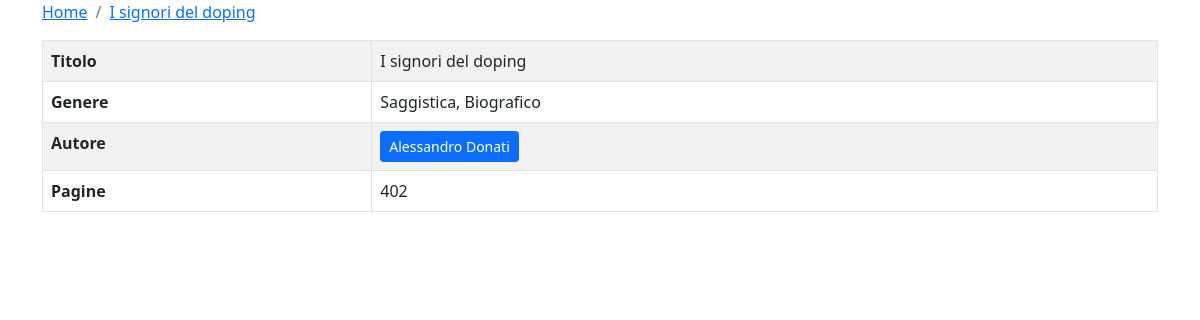
/home/book/10 (signed in), run on the app's committed database.
### appbooks/models.py (models this page shows, shortened)
class Reading(models.Model):
    book = models.ForeignKey(Book, on_delete=models.CASCADE)
    data_inizio = models.DateField()
    data_fine = models.DateField(null=True, blank=True)

class Book(models.Model):
    titolo = models.CharField(max_length=100)
    genere = models.CharField(max_length=100)
    autore = models.ManyToManyField(Author)
    quotes = models.ManyToManyField(Quote, blank=True)
    pagine = models.IntegerField()
    def __str__(self) -> str:
        return self.titolo

class Author(models.Model):
    nome = models.CharField(max_length=100)
    cognome = models.CharField(max_length=100)
    nazionalita = CountryField()
    def __str__(self) -> str:
        return self.nome + " " + self.cognome

### appbooks/views.py (the view)
# urls.py: path("home/book/<int:pk>", views.book, name="book"),
@login_required(login_url="/login/")
def book(request, pk):
    reading = Reading.objects.get(pk=pk)
    return render(request, 'book.html', {'reading': reading})

### appbooks/templates/book.html (shortened to what this page needs)
{% load static %}
<!DOCTYPE html>
<html>
    <head>
        <link rel="stylesheet" href="https://cdn.jsdelivr.net/npm/bootstrap@5.1.3/dist/css/bootstrap.min.css">
        <link rel="stylesheet" href="{% static 'style_books.css' %}">
    </head>
    <body>
        <div class="container">
            <nav aria-label="breadcrumb">
                <ol class="breadcrumb">
                <li class="breadcrumb-item"><a href="/home">Home</a></li>
                <li class="breadcrumb-item active"><a href="">{{reading.book}}</a></li>
                </ol>
            </nav>
            <table class="table table-striped table-bordered">
                <tbody>
                    <tr>
                        <th scope="row">Titolo</th>
                        <td scope="row">{{reading.book}}</td>
                    </tr>
                    <tr>
                        <th scope="row">Genere</th>
                        <td scope="row">{{reading.book.genere}}</td>
                    </tr>
                    <tr>
                        <th scope="row">Autore</th>
                        <td scope="row">
                            {% for autore in reading.book.autore.all %}
                                <a class="btn btn-primary btn-sm" href="{% url 'author' pk=reading.pk pk2=autore.pk %}" role="button">{{autore}}</a>
                            {% endfor %}
                        </td>
                    </tr>
                    <tr>
                        <th scope="row">Pagine</th>
                        <td scope="row">{{reading.book.pagine}}</th>
                    </tr>
                </tbody>
            </table>
            <br>
        </div>
    </body>
</html>

### appbooks/static/style_books.css (style rules this page uses)
.breadcrumb { background-color: rgb(255, 255, 255); }

### data on the page
Reading: book "I signori del doping", book.genere "Saggistica, Biografico", book.pagine "402"
Author: nome+cognome "Alessandro Donati"
